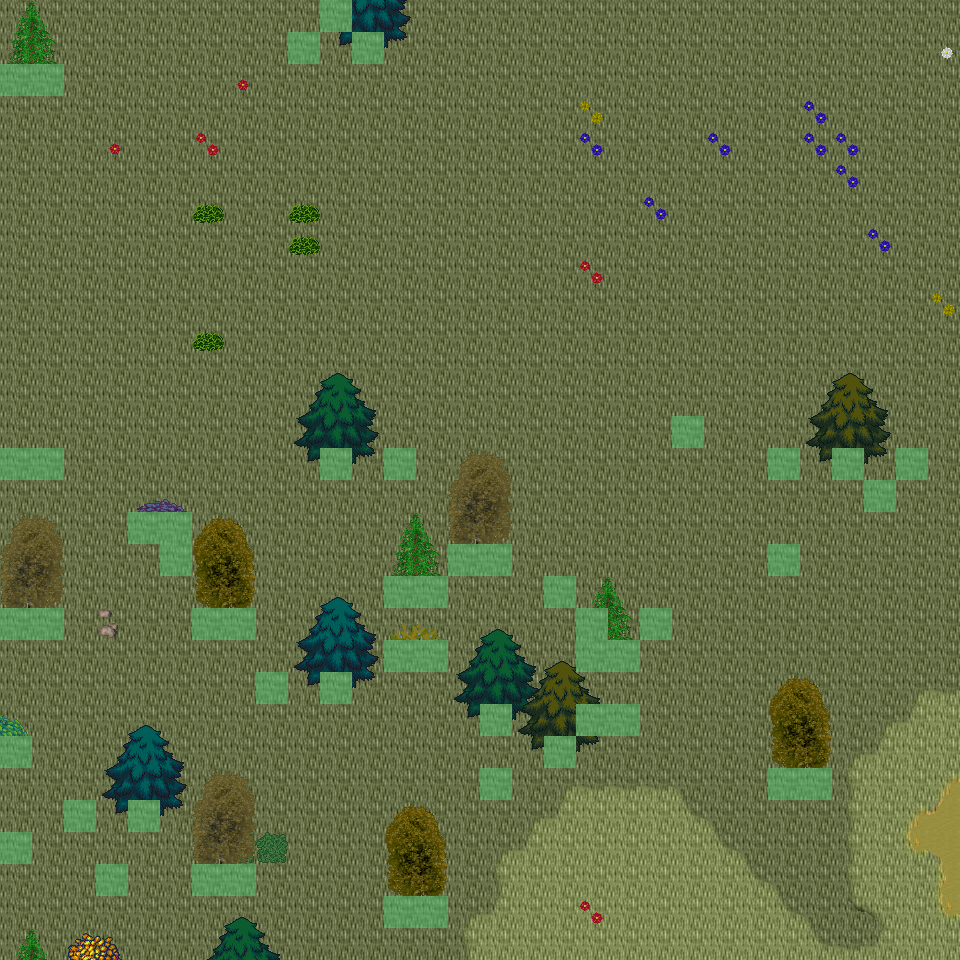

This game map was drawn from its Tiled (.tmx) file and the tilesets committed beside it. A one-line description and the trimmed map source follow:
An orthogonal 30x30 tile map with 32x32 px tiles, 6 tile layers (Ground, Object, Object2, Above, ...), 45 tilesets and 10 objects (10x mapExit).

<map version="1.0" orientation="orthogonal" renderorder="right-down" width="30" height="30" tilewidth="32" tileheight="32" nextobjectid="11">
  <tileset firstgid="1" name="tileset_ground_ground" tilewidth="32" tileheight="32" tilecount="33" columns="3">
    <image source="../drawable/tileset_ground_ground.png" width="96" height="352" />
  </tileset>
  <tileset firstgid="34" name="tileset_ground_ridge_earth_dark" tilewidth="32" tileheight="32" tilecount="96" columns="12">
    <image source="../drawable/tileset_ground_ridge_earth_dark.png" width="384" height="256" />
  </tileset>
  <tileset firstgid="130" name="tileset_plant_grasses" tilewidth="32" tileheight="32" tilecount="6" columns="3">
    <image source="../drawable/tileset_plant_grasses.png" width="96" height="64" />
  </tileset>
  <tileset firstgid="136" name="tileset_ground_ladder_vertical_dark" tilewidth="32" tileheight="32" tilecount="3" columns="3">
    <image source="../drawable/tileset_ground_ladder_vertical_dark.png" width="96" height="32" />
  </tileset>
  <tileset firstgid="139" name="tileset_logic_collision" tilewidth="32" tileheight="32" tilecount="1" columns="1">
    <image source="../drawable/tileset_logic_collision.png" width="32" height="32" />
  </tileset>
  <tileset firstgid="140" name="tileset_ground_grass_corners" tilewidth="32" tileheight="32" tilecount="24" columns="6">
    <image source="../drawable/tileset_ground_grass_corners.png" width="192" height="128" />
  </tileset>
  <tileset firstgid="164" name="tileset_ground_earth_edges" tilewidth="32" tileheight="32" tilecount="18" columns="6">
    <image source="../drawable/tileset_ground_earth_edges.png" width="192" height="96" />
  </tileset>
  <tileset firstgid="182" name="tileset_plant_bush_bushes" tilewidth="32" tileheight="32" tilecount="10" columns="5">
    <image source="../drawable/tileset_plant_bush_bushes.png" width="160" height="64" />
  </tileset>
  <tileset firstgid="192" name="tileset_plant_tree_tree_darkgreen" tilewidth="32" tileheight="32" tilecount="88" columns="8">
    <image source="../drawable/tileset_plant_tree_tree_darkgreen.png" width="256" height="352" />
  </tileset>
  <tileset firstgid="280" name="tileset_ground_rock_pebbles" tilewidth="32" tileheight="32" tilecount="3" columns="1">
    <image source="../drawable/tileset_ground_rock_pebbles.png" width="32" height="96" />
  </tileset>
  <tileset firstgid="283" name="tileset_furniture_sink_jacuzzi_dark_side_on" tilewidth="32" tileheight="32" tilecount="36" columns="3">
    <image source="../drawable/tileset_furniture_sink_jacuzzi_dark_side_on.png" width="96" height="384" />
  </tileset>
  <tileset firstgid="319" name="tileset_furniture_chair_bench_iron_extensible" tilewidth="32" tileheight="32" tilecount="16" columns="4">
    <image source="../drawable/tileset_furniture_chair_bench_iron_extensible.png" width="128" height="128" />
  </tileset>
  <tileset firstgid="335" name="tileset_plant_flower_daisy_blue" tilewidth="32" tileheight="32" tilecount="8" columns="2">
    <image source="../drawable/tileset_plant_flower_daisy_blue.png" width="64" height="128" />
  </tileset>
  <tileset firstgid="343" name="tileset_plant_flower_daisy_red" tilewidth="32" tileheight="32" tilecount="8" columns="2">
    <image source="../drawable/tileset_plant_flower_daisy_red.png" width="64" height="128" />
  </tileset>
  <tileset firstgid="351" name="tileset_plant_flower_daisy_white" tilewidth="32" tileheight="32" tilecount="8" columns="2">
    <image source="../drawable/tileset_plant_flower_daisy_white.png" width="64" height="128" />
  </tileset>
  <tileset firstgid="359" name="tileset_plant_flower_daisy_yellow" tilewidth="32" tileheight="32" tilecount="8" columns="2">
    <image source="../drawable/tileset_plant_flower_daisy_yellow.png" width="64" height="128" />
  </tileset>
  <tileset firstgid="367" name="tileset_plant_bush_hedge" tilewidth="32" tileheight="32" tilecount="35" columns="5">
    <image source="../drawable/tileset_plant_bush_hedge.png" width="160" height="224" />
  </tileset>
  <tileset firstgid="402" name="tileset_plant_tree_evergreen" tilewidth="32" tileheight="32" tilecount="36" columns="3">
    <image source="../drawable/tileset_plant_tree_evergreen.png" width="96" height="384" />
  </tileset>
  <tileset firstgid="438" name="tileset_furniture_light_iron_lamp" tilewidth="32" tileheight="32" tilecount="3" columns="1">
    <image source="../drawable/tileset_furniture_light_iron_lamp.png" width="32" height="96" />
  </tileset>
  <tileset firstgid="441" name="tileset_furniture_light_flames" tilewidth="32" tileheight="32" tilecount="6" columns="6">
    <image source="../drawable/tileset_furniture_light_flames.png" width="192" height="32" />
  </tileset>
  <tileset firstgid="447" name="tileset_item_statue_girl_with_bird" tilewidth="32" tileheight="32" tilecount="12" columns="4">
    <image source="../drawable/tileset_item_statue_girl_with_bird.png" width="128" height="96" />
  </tileset>
  <tileset firstgid="459" name="tileset_object_birds" tilewidth="32" tileheight="32" tilecount="4" columns="2">
    <image source="../drawable/tileset_object_birds.png" width="64" height="64" />
  </tileset>
  <tileset firstgid="463" name="tileset_logic_protection" tilewidth="32" tileheight="32" tilecount="2" columns="2">
    <image source="../drawable/tileset_logic_protection.png" width="64" height="32" />
  </tileset>
  <tileset firstgid="465" name="tileset_plant_tree_spruce" tilewidth="32" tileheight="32" tilecount="6" columns="2">
    <image source="../drawable/tileset_plant_tree_spruce.png" width="64" height="96" />
  </tileset>
  <tileset firstgid="471" name="tileset_plant_tree_taller_trees" tilewidth="32" tileheight="32" tilecount="32" columns="8">
    <image source="../drawable/tileset_plant_tree_taller_trees.png" width="256" height="128" />
  </tileset>
  <tileset firstgid="503" name="tileset_plant_stump_hollow_logs" tilewidth="32" tileheight="32" tilecount="6" columns="3">
    <image source="../drawable/tileset_plant_stump_hollow_logs.png" width="96" height="64" />
  </tileset>
  <tileset firstgid="509" name="tileset_plant_stump_small_stump" tilewidth="32" tileheight="32" tilecount="4" columns="2">
    <image source="../drawable/tileset_plant_stump_small_stump.png" width="64" height="64" />
  </tileset>
  <tileset firstgid="513" name="tileset_ground_grass_2" tilewidth="32" tileheight="32" tilecount="21" columns="3">
    <image source="../drawable/tileset_ground_grass_2.png" width="96" height="224" />
  </tileset>
  <tileset firstgid="534" name="tileset_ground_water_waterfall" tilewidth="32" tileheight="32" tilecount="120" columns="8">
    <image source="../drawable/tileset_ground_water_waterfall.png" width="256" height="480" />
  </tileset>
  <tileset firstgid="654" name="tileset_ground_water_pool_corners" tilewidth="32" tileheight="32" tilecount="72" columns="3">
    <image source="../drawable/tileset_ground_water_pool_corners.png" width="96" height="768" />
  </tileset>
  <tileset firstgid="726" name="tileset_ground_water_pool" tilewidth="32" tileheight="32" tilecount="72" columns="3">
    <image source="../drawable/tileset_ground_water_pool.png" width="96" height="768" />
  </tileset>
  <tileset firstgid="798" name="tileset_plant_vine" tilewidth="32" tileheight="32" tilecount="3" columns="1">
    <image source="../drawable/tileset_plant_vine.png" width="32" height="96" />
  </tileset>
  <tileset firstgid="801" name="tileset_logic_item_fruits" tilewidth="32" tileheight="32" tilecount="16" columns="8">
    <image source="../drawable/tileset_logic_item_fruits.png" width="256" height="64" />
  </tileset>
  <tileset firstgid="817" name="tileset_ground_dry_grass" tilewidth="32" tileheight="32" tilecount="54" columns="9">
    <image source="../drawable/tileset_ground_dry_grass.png" width="288" height="192" />
  </tileset>
  <tileset firstgid="871" name="tileset_light_dim_light_5x5" tilewidth="32" tileheight="32" tilecount="25" columns="5">
    <image source="../drawable/tileset_light_dim_light_5x5.png" width="160" height="160" />
  </tileset>
  <tileset firstgid="896" name="tileset_building_chimney_smoke" tilewidth="32" tileheight="32" tilecount="40" columns="4">
    <image source="../drawable/tileset_building_chimney_smoke.png" width="128" height="320" />
  </tileset>
  <tileset firstgid="936" name="tileset_logic_creature_hybrid" tilewidth="32" tileheight="32" tilecount="16" columns="8">
    <image source="../drawable/tileset_logic_creature_hybrid.png" width="256" height="64" />
  </tileset>
  <tileset firstgid="952" name="tileset_building_huts" tilewidth="32" tileheight="32" tilecount="338" columns="26">
    <image source="../drawable/tileset_building_huts.png" width="832" height="416" />
  </tileset>
  <tileset firstgid="1290" name="tileset_logic_portal" tilewidth="32" tileheight="32" tilecount="24" columns="8">
    <image source="../drawable/tileset_logic_portal.png" width="256" height="96" />
  </tileset>
  <tileset firstgid="1314" name="tileset_plant_bush_leafy" tilewidth="32" tileheight="32" tilecount="48" columns="8">
    <image source="../drawable/tileset_plant_bush_leafy.png" width="256" height="192" />
  </tileset>
  <tileset firstgid="1362" name="tileset_plant_bush_berried" tilewidth="32" tileheight="32" tilecount="60" columns="5">
    <image source="../drawable/tileset_plant_bush_berried.png" width="160" height="384" />
  </tileset>
  <tileset firstgid="1422" name="tileset_plant_bush_flowering" tilewidth="32" tileheight="32" tilecount="72" columns="8">
    <image source="../drawable/tileset_plant_bush_flowering.png" width="256" height="288" />
  </tileset>
  <tileset firstgid="1494" name="tileset_plant_bushes_and_trees" tilewidth="32" tileheight="32" tilecount="144" columns="16">
    <image source="../drawable/tileset_plant_bushes_and_trees.png" width="512" height="289" />
  </tileset>
  <tileset firstgid="1638" name="tileset_plant_bush_bush_pinks" tilewidth="32" tileheight="32" tilecount="4" columns="2">
    <image source="../drawable/tileset_plant_bush_bush_pinks.png" width="64" height="64" />
  </tileset>
  <tileset firstgid="1642" name="tileset_logic_creature_mutant" tilewidth="32" tileheight="32" tilecount="7" columns="7">
    <image source="../drawable/tileset_logic_creature_mutant.png" width="224" height="32" />
  </tileset>
  <layer name="Ground" width="30" height="30">
    <data>[900 cells, 900 non-empty, 3 distinct tile ids]</data>
  </layer>
  <layer name="Object" width="30" height="30">
    <data>[900 cells, 117 non-empty, 45 distinct tile ids]</data>
  </layer>
  <layer name="Object2" width="30" height="30">
    <data>[900 cells, 1 non-empty, 1 distinct tile ids]</data>
  </layer>
  <layer name="Above" width="30" height="30">
    <data>[900 cells, 104 non-empty, 52 distinct tile ids]</data>
  </layer>
  <layer name="Above2" width="30" height="30">
    <data>[900 cells, 21 non-empty, 15 distinct tile ids]</data>
  </layer>
  <layer name="Walkable" width="30" height="30">
    <data>[900 cells, 51 non-empty, 1 distinct tile ids]</data>
  </layer>
  <objectgroup name="MapEvents">
    <object id="1" name="north" type="mapExit" x="0" y="0" width="320" height="32">
      <properties>
        <property name="map" value="level_0_x104_y8" />
        <property name="x" value="0" />
        <property name="y" value="28" />
      </properties>
    </object>
    <object id="2" name="north2" type="mapExit" x="352" y="0" width="608" height="32">
      <properties>
        <property name="map" value="level_0_x104_y8" />
        <property name="x" value="11" />
        <property name="y" value="28" />
      </properties>
    </object>
    <object id="3" name="south" type="mapExit" x="0" y="928" width="960" height="32">
      <properties>
        <property name="map" value="level_0_x104_y10" />
        <property name="x" value="0" />
        <property name="y" value="1" />
      </properties>
    </object>
    <object id="4" name="west" type="mapExit" x="0" y="0" width="32" height="64">
      <properties>
        <property name="map" value="level_0_x103_y9" />
        <property name="x" value="28" />
        <property name="y" value="0" />
      </properties>
    </object>
    <object id="5" name="west2" type="mapExit" x="0" y="96" width="32" height="352">
      <properties>
        <property name="map" value="level_0_x103_y9" />
        <property name="x" value="28" />
        <property name="y" value="3" />
      </properties>
    </object>
    <object id="6" name="west3" type="mapExit" x="0" y="480" width="32" height="128">
      <properties>
        <property name="map" value="level_0_x103_y9" />
        <property name="x" value="28" />
        <property name="y" value="15" />
      </properties>
    </object>
    <object id="7" name="west4" type="mapExit" x="0" y="640" width="32" height="96">
      <properties>
        <property name="map" value="level_0_x103_y9" />
        <property name="x" value="28" />
        <property name="y" value="20" />
      </properties>
    </object>
    <object id="8" name="west5" type="mapExit" x="0" y="768" width="32" height="64">
      <properties>
        <property name="map" value="level_0_x103_y9" />
        <property name="x" value="28" />
        <property name="y" value="24" />
      </properties>
    </object>
    <object id="9" name="west6" type="mapExit" x="0" y="864" width="32" height="96">
      <properties>
        <property name="map" value="level_0_x103_y9" />
        <property name="x" value="28" />
        <property name="y" value="27" />
      </properties>
    </object>
    <object id="10" name="east" type="mapExit" x="928" y="0" width="32" height="960">
      <properties>
        <property name="map" value="level_0_x105_y9" />
        <property name="x" value="1" />
        <property name="y" value="0" />
      </properties>
    </object>
  </objectgroup>
</map>
